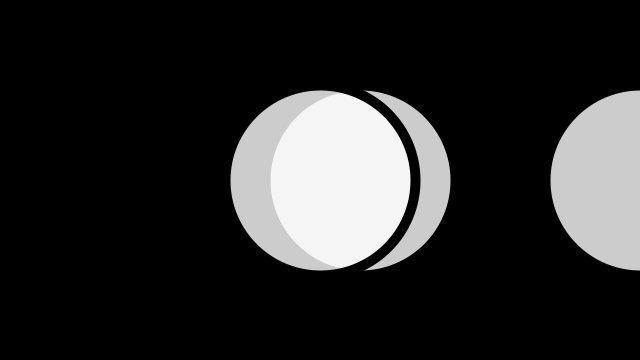
Frame 1 (no input)
Frame 60 (the mouse pressed at the canvas centre just before this capture): identical to frame 1, image omitted
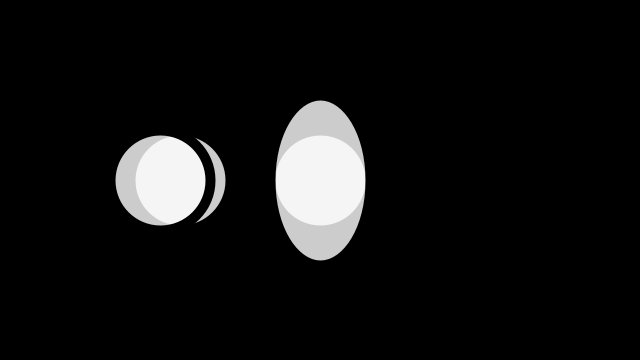
Frame 120 (the mouse held since frame 60 and released just before this capture)

The Processing sketch that drew these frames (run headless with seeded random() and noise(); from frame 60 on, the mouse is pressed at the canvas centre):

// Processing sketch: processing_175540
// ── processing_175540.pde

void setup() 
{
  size(640, 360); 
  noStroke();
  rectMode(CENTER);
}

void draw() 
{   
  background(0); 
  fill(255, 204);
  stroke(0);
  strokeWeight(10);
  fill(255, 204);
  int inverseX = width-mouseX;
  int inverseY = height-mouseY;
  ellipse(inverseX, height/2, (inverseY/2)+10, (inverseY/2)+10);
  ellipse(inverseY, height/2, (inverseY/2)+10, (inverseY/2)+10);
  ellipse(inverseX/2, height/2, (inverseY/2)+10, (inverseY/2)+10);
  ellipse(mouseX, height/2, mouseY/2+10, mouseX/2+10);
 
}
